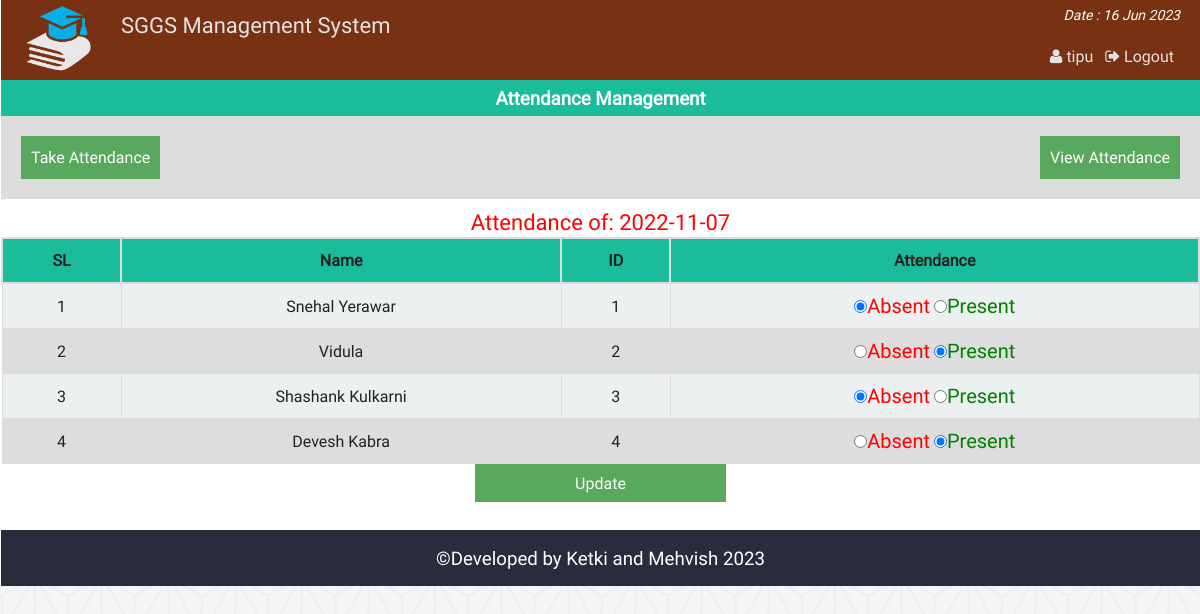
Page /att_single_view.php?dt=2022-11-07 (signed in) on the committed database.
### tables this page shows
CREATE TABLE `at_student` (
  `id` int(11) NOT NULL,
  `name` varchar(40) NOT NULL,
  `st_id` int(11) NOT NULL
);

CREATE TABLE `attn` (
  `id` int(11) NOT NULL,
  `st_id` int(11) NOT NULL,
  `atten` varchar(50) NOT NULL,
  `at_date` date NOT NULL
);

### php/functions.php (called while the page is built, shortened)
<?php
class login_registration_class{
	public function attn_all_student($date){
		global $conn;
		$res = $conn->query("select at_student.name, attn.*
			from at_student
			inner join attn
			on at_student.st_id = attn.st_id
			where at_date = '$date' ");
		return $res;
	}
};
?>

### att_single_view.php (the view, shortened to what this page needs)
<?php
	require "php/config.php";
	require_once "php/functions.php";
	$user = new login_registration_class();
	if(isset($_REQUEST['dt'])){
		$date = $_REQUEST['dt'];
	}
?>
<?php
include "php/headertop_admin.php";
?>
<div class="all_student fix">
		<h3 style="text-align:center;color:#fff;margin:0;padding:5px;background:#1abc9c">Attendance Management</h3>
		<div  class="fix" style="background:#ddd;padding:20px;">
			<span style="float:left;"><a style="color:#fff;" href="class_att.php"><button style="background:#58A85D;border:none;color:#fff;padding:10px;">Take Attendance</button></a></span>
			<span style="float:right;"><a style="color:#fff;" href="att_view.php"> <button style="background:#58A85D;border:none;color:#fff;padding:10px;">View Attendance</button></a></span>
		</div>
		<p style="text-align:center;color:#34495e;margin:0;padding-top:8px;color:red;font-size:22px;">
			<?php echo "Attendance of: ".$date;?>
		</p>
	<form action="" method="post">
		<table class="tab_one" style="text-align:center;">
			<tr>
				<th style="text-align:center;">SL</th>
				<th style="text-align:center;">Name</th>
				<th style="text-align:center;">ID</th>
				<th style="text-align:center;">Attendance</th>
			</tr>
			<?php
			$i=0;
				$std = $user->attn_all_student($date);
				if($std){
				while($rows = $std->fetch_assoc()){
				$i++;
		?>
			<tr>
				<td><?php echo $i;?></td>
				<td><?php echo $rows['name'];?></td>
				<td><?php echo $rows['st_id'];?></td>
				<td>
					<label style="color:red;font-size:20px"><input type="radio" name="attn[<?php echo $rows['st_id'];?>]" value="absent" <?php if($rows['atten'] == "absent") echo "checked";?>/>Absent</label>
					<label style="color:green;font-size:20px"> <input type="radio" name="attn[<?php echo $rows['st_id'];?>]" value="present" <?php if($rows['atten'] == "present") echo "checked";?>/>Present</label>
				</td>
			</tr>
			<?php
			} }else echo "failed";
				?>
		</table>
		<center>
		<span><input style="<text-align:right></text-align:right>;background:#58A85D;border:none;color:#fff;padding:8px 100px;" type="submit" name="submit" value="Update" /></span>
		</center>
	</form>
</div>
<?php include "php/footerbottom.php";?>

### css/main.css (style rules this page uses)
html { color: #222; font-size: 1em; line-height: 1.4; }
a { text-decoration:none; }
.fix { overflow:hidden; }
body { font-family:roboto !important; background:url(../img/ptrn.png) repeat fixed; }
.st_reg th, td { padding: 8px; }
table.tab_one { width:100%; }
table.tab_one th { background:#1abc9c; padding:10px; font-weight:bold; text-align:left; }
table.tab_one td { border:1px solid #ddd; padding:8px; }
table.tab_one tr:nth-child(odd) { background:#ddd; }
table.tab_one tr:nth-child(even) { background:#ecf0f1; }
.all_student { min-height:450px; }
table.att_tab tr,td,th { border:2px solid #ddd; border-collapse:collapse; padding:8px; }

### rows in the picture
at_student: name "Snehal Yerawar", attn.st_id "1"
attn: atten "☑ Absent", atten "☐ Present"
at_student: name "Vidula", attn.st_id "2"
attn: atten "☐ Absent", atten "☑ Present"
at_student: name "Shashank Kulkarni", attn.st_id "3"
attn: atten "☑ Absent", atten "☐ Present"
at_student: name "Devesh Kabra", attn.st_id "4"
attn: atten "☐ Absent", atten "☑ Present"

### other values in the picture
$admin_name "tipu"
$date "2022-11-07"
